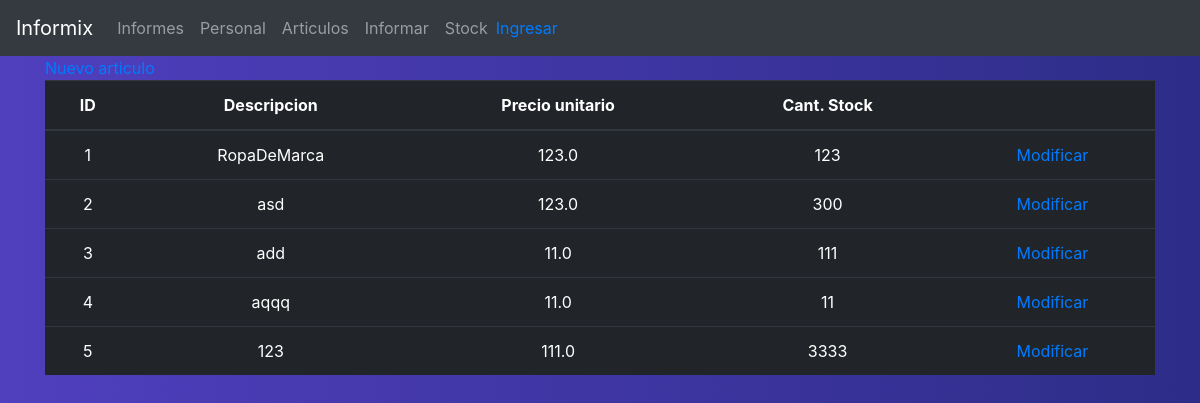
The page /Articulos on the database its author committed.
### CapaDatos/modelos.py (models this page shows, shortened)
class Articulo(db.Model):
    __tablename__='articulos'
    id = db.Column(db.Integer, primary_key=True, autoincrement=True)
    descripcion = db.Column(db.String, nullable=False, unique=True)
    precio_unitario = db.Column(db.Float, nullable=False)
    stock = db.Column(db.Integer, nullable=False)

### CapaPresentacion/InformadorProyecto.py (the view)
@app.route('/Articulos')
def articulos():
    articulos = ControladorLocal().getall_articulos()
    return render_template('index.html',pagina='articulos.html',articulos=articulos)

### CapaDatos/Datos.py (called while the page is built)
    def getall_articulos(self):
        return Articulo.query.all()

### CapaNegocio/Logica.py (called while the page is built)
    def getall_articulos(self):
        return self.articulosdata.getall_articulos()

### CapaPresentacion/templates/index.html (shortened to what this page needs)
<!DOCTYPE html>
<html lang="en">
<head>
  <link rel="stylesheet" href="static/css/bootstrap.min.css">
</head>
<body>
{% include('cabecera.html') %}
{% include pagina %}
</body>
</html>

### CapaPresentacion/templates/cabecera.html (shortened to what this page needs)
  <link rel="stylesheet" href="static/css/bootstrap.min.css">
<nav class="navbar navbar-expand-sm bg-dark navbar-dark">
  <a class="navbar-brand" href="#">Informix</a>
  <div class="collapse navbar-collapse" id="collapsibleNavbar">
    <ul class="navbar-nav">
      <li class="nav-item">
        <a class="nav-link" href="{{ url_for('prueba') }}">Informes</a>
      </li>
      <li class="nav-item">
        <a class="nav-link" href="{{ url_for('personal') }}">Personal</a>
      </li>
      <li class="nav-item">
        <a class="nav-link" href="{{ url_for('articulos') }}">Articulos</a>
      </li>
        <li class="nav-item">
        <a class="nav-link" href="{{ url_for('articulos') }}">Informar</a>
      </li>
        <li>
            <a class="nav-link" href="{{ url_for('stock') }}">Stock</a>
        </li>
    </ul>
       <a href="{{ url_for('login') }}">
           {% if current_user.is_authenticated %}
                Hi {{ current_user.nombre}}!<a href="{{ url_for('logout') }}">Salir</a>
               {% else %}
                Ingresar
           {% endif %}
       </a>
  </div>
</nav>

### CapaPresentacion/templates/articulos.html (shortened to what this page needs)
<!DOCTYPE html>
<html lang="en">
<head>
</head>
<body style="background: linear-gradient(90deg,#503fbe,#2d2d88);">
<div class="container h-100" >
    <a href=" {{ url_for('formularioarticulos') }}">Nuevo articulo</a>
    <table class="table table-dark table-hover">
    <thead style="border-bottom: 2px solid black; border-top-color: #9fcdff;">
    <tr class="text-center">
        <th class="col-xs-1">ID</th>
        <th>Descripcion</th>
        <th class="col-xs-3">Precio unitario</th>
        <th>Cant. Stock</th>
        <th></th>
    </tr>
    </thead>
        <tbody>
        {% for articulo in articulos %}
            <tr class="text-center">
           <td class="">{{ articulo.id  }}</td>
           <td class="">{{ articulo.descripcion }}</td>
           <td class="">{{ articulo.precio_unitario  }}</td>
           <td class="">{{ articulo.stock  }}</td>
            <td><a href="{{url_for('.formularioarticulos',ID=articulo.id)}}">Modificar</a></td>
           </tr>
        {% endfor %}
        </tbody>
</table>
</div>
</body>
</html>

### rows shown on the page
Articulo: id "1", descripcion "RopaDeMarca", precio_unitario "123.0", stock "123"
Articulo: id "2", descripcion "asd", precio_unitario "123.0", stock "300"
Articulo: id "3", descripcion "add", precio_unitario "11.0", stock "111"
Articulo: id "4", descripcion "aqqq", precio_unitario "11.0", stock "11"
Articulo: id "5", descripcion "123", precio_unitario "111.0", stock "3333"
